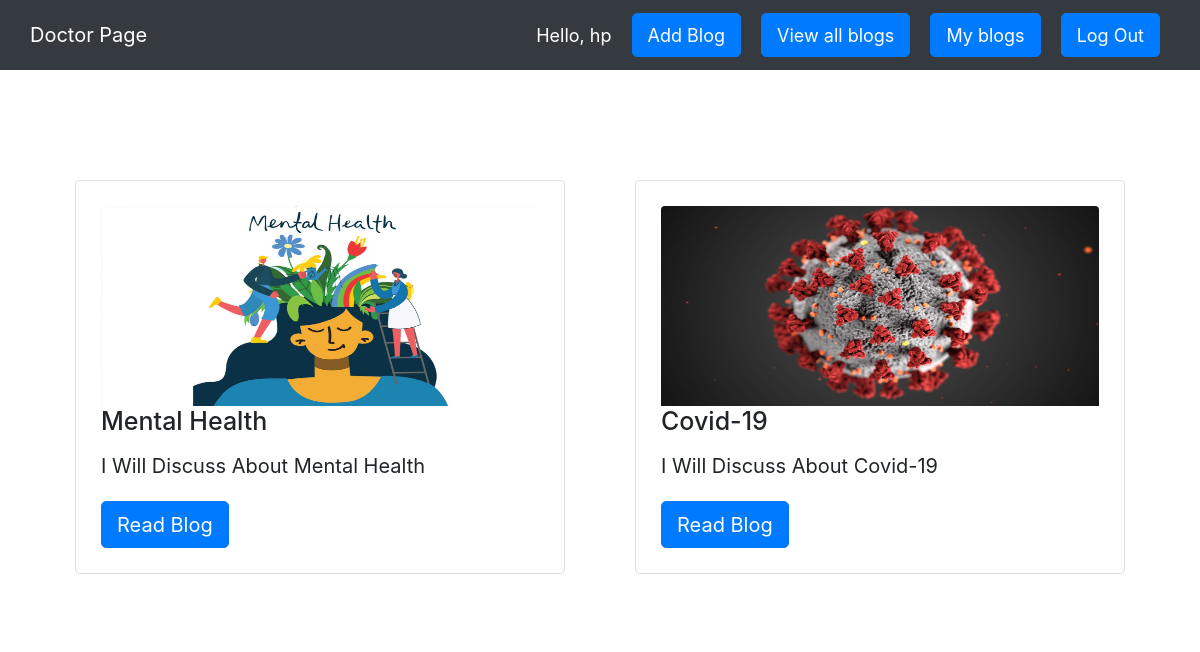
Screenshot of /my_blog/ (signed in) with the database file from the repository.
### hospital/models.py (models this page shows, shortened)
class Blog(models.Model):
    Categories = (
        ('Mental Health', 'Mental Health'),
        ('Heart Disease', 'Heart Disease'),
        ('COVID-19', 'COVID-19'),
        ('Immunization', 'Immunization'),
    )
    title = models.CharField(max_length=50, null=False)
    category = models.CharField(max_length=200, null=False, choices=Categories)
    summary = models.CharField(max_length=200, null=False)
    content = models.CharField(max_length=2000, null=False)
    user = models.ForeignKey(User, on_delete=models.CASCADE, null=False)
    image = models.ImageField(null=True, blank=True)
    img = models.ImageField(null=True, blank=True)
    class Meta:
        verbose_name_plural = "Blogs"

### hospital/decorators.py (the view)
    def wrapper_function(request, *args, **kwargs):
        group = None
        if request.user.groups.exists():
            group = request.user.groups.all()[0].name
        if group == 'patient':
            return HttpResponse('Oops! it seems you landed on some unusual URL. Please return back home.')
        if group == 'doctor':
            return view_func(request, *args, **kwargs)

### hospital/views.py (called while the page is built)
@admin_only
def myBlogs(request):
    user = request.user
    data = Blog.objects.filter(user=user).all().order_by('-id')
    return render(request, 'my_blogs.html', {'data': data})

### hospital/templates/my_blogs.html (shortened to what this page needs)
{% extends 'main.html' %}
{% block content %}
<BR><BR>
<div class="row">
    {% for i in data %}
  <div class="col-sm-6">
    <div class="card">
      <div class="card-body">
        <img class="card-img-top" id="image" src="{{i.image.url}}" alt="Card image cap">
        <h5 class="card-title">{{i.title|title}}</h5>
        <p class="card-text">{{i.summary|title}}</p>
        <a href="{% url 'full_blog' i.id %}" class="btn btn-primary">Read Blog</a>
      </div>
    </div>
  </div>
    {%endfor%}
</div>
{% endblock %}

### hospital/templates/main.html (shortened to what this page needs)
<!DOCTYPE html>
<html lang="en">
<head>
    <link rel="stylesheet" href="https://maxcdn.bootstrapcdn.com/bootstrap/4.0.0/css/bootstrap.min.css">
    <link rel="stylesheet" type="text/css" href="#">
</head>
<body>
<link rel="stylesheet" type="text/css" href="#">
<nav class="navbar navbar-expand-lg navbar-dark bg-dark ">
  <div class="collapse navbar-collapse" id="navbarNav">
    <ul class="navbar-nav">
      {% if request.user.is_staff %}
      <li class="nav-item" style = 'margin-right : 10px;'>
        <a class="nav-link active" href="#">Doctor Page</a>
      </li>
        {% else %}
        <li class="nav-item" style = 'margin-right : 10px;'>
        <a class="nav-link active" href="{% url 'home' %}">Patient Page</a>
      </li>
      {% endif %}
    </ul>
  </div>
  <span id="hello-msg">Hello, {{request.user}}</span>
  {% if user.is_staff %}
  <span><a id="hello-msg" class="btn btn-primary" href="{% url 'add_blog' %}">Add Blog</a></span>
  <span><a id="hello-msg" class="btn btn-primary" href="{% url 'view_blog' %}">View all blogs</a></span>
  <span><a id="hello-msg" class="btn btn-primary" href="{% url 'my_blog' %}">My blogs</a></span>
  {% endif %}
  <span><a id="hello-msg" class="btn btn-primary" href="{% url 'logout' %}">Log Out</a></span>
</nav>
{% block content %}
{% endblock content %}
</body>
</html>

### hospital/templates/main.html (style rules this page uses)
* { font-size : 20px; }
#hello-msg { font-size : 18px; color : #fff; margin-right : 20px; }

### hospital/templates/my_blogs.html (style rules this page uses)
.row { padding: 30px; margin : 0 10px 0 10px; background-color: #fff; }
.card { margin : 20px; }
#image { height : 200px; margin : 0 auto; }

### rows the page displays
Blog: image (picture), title "Mental Health", summary "I Will Discuss About Mental Health"
Blog: image (picture), title "Covid-19", summary "I Will Discuss About Covid-19"

### other values shown
{{ request.user }} "hp"
